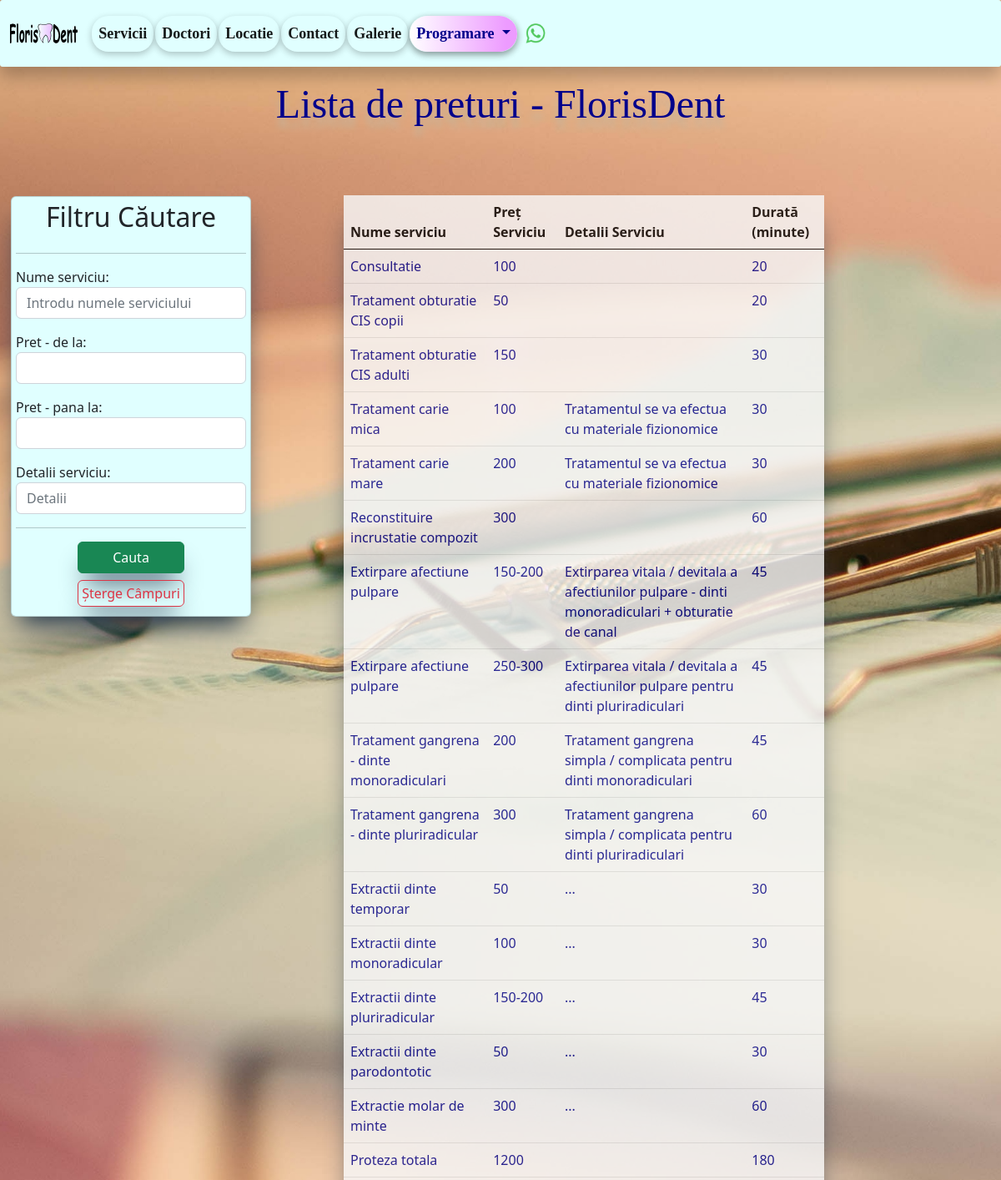
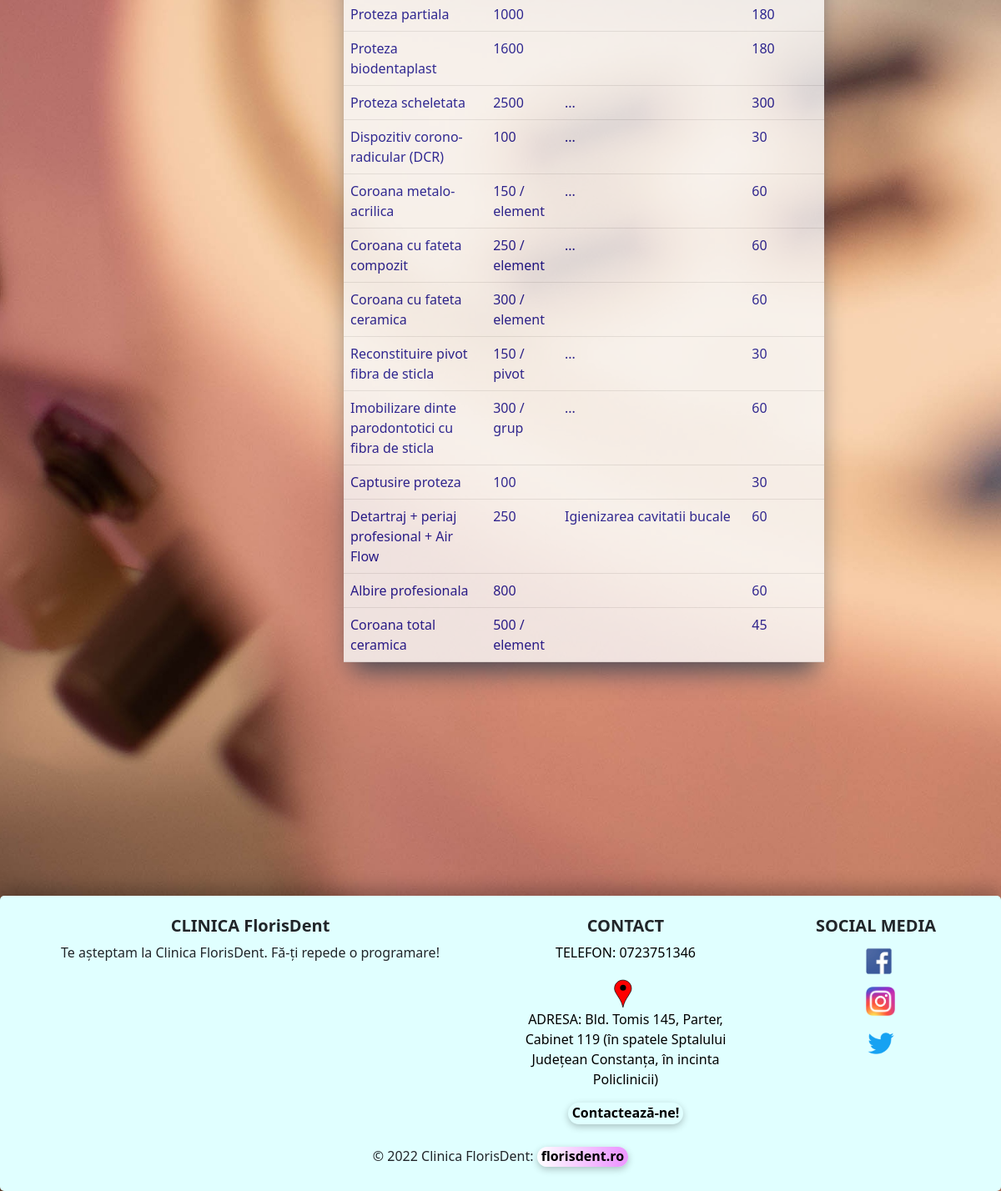
The page /list_preturi/ on the database its author committed (2 pictures, top to bottom).
### preturi/models.py (models this page shows, shortened)
class Pret(models.Model):
    nume_serviciu = models.CharField(max_length=50)
    pret_serviciu = models.CharField(max_length=50)
    detalii = models.CharField(blank=True, max_length=100)
    durata = models.CharField(max_length=20)
    active = models.BooleanField(default=True)
    created_at = models.DateTimeField(auto_now_add=True)
    updated_at = models.DateTimeField(auto_now=True)

### preturi/views.py (the view)
# urls.py: path('list_preturi/', views.PreturiListView.as_view(), name='list-preturi'),
class PreturiListView(ListView):
    template_name = 'preturi/list_preturi.html'
    model = Pret
    context_object_name = 'all_preturi'
    def get_context_data(self, **kwargs):
        data = super(PreturiListView, self).get_context_data(**kwargs)
        all_preturi = Pret.objects.all()
        data['preturi'] = all_preturi
        my_filter_ = PretFilter(self.request.GET, queryset=all_preturi)
        data['all_preturi'] = my_filter_.qs
        data['my_filter'] = my_filter_
        return data

### templates/preturi/list_preturi.html (shortened to what this page needs)
{% extends 'base.html' %}
{% block content %}
    <h2 class="my_header text-center">Lista de preturi - FlorisDent</h2>
    <br><br><br>
    <div class="container-fluid">
        <div class="row">
            <div class="col-md-4">
                <div class="card"
                     style="width: 18rem; position: fixed; box-shadow: rgb(38, 57, 77) 0px 20px 30px -10px; padding: 5px; margin: 1px; background-color: lightcyan">
                    <h2 class="my-h text-center">Filtru Căutare</h2>
                    <hr>
                    <form class="my-h" method="get">
                        {{ my_filter.form.as_p }}
                        <hr>
                        <button type="submit" class="btn btn-success mx-auto"
                                 style="display:grid; justify-content:center; width: 8rem; box-shadow: rgb(38, 57, 77) 0px 20px 30px -10px;  margin: 3%;">
                            Cauta
                        </button>
                        <a href="{% url 'list-preturi' %}" class="btn btn-outline-danger mx-auto"
                           style="display:flex; justify-content:center; width: 8rem; box-shadow: rgb(38, 57, 77) 0px 20px 30px -10px; padding:3px; margin: 2%;">
                            Șterge Câmpuri</a>
                    </form>
                </div>
            </div>
            <div class="col-md-6">
                <table class="table table-light table-hover" style="box-shadow: rgb(38, 57, 77) 0px 20px 30px -10px;">
                    <thead class="table_thead" >
                    <tr>
                        <th>Nume serviciu</th>
                        <th>Preț Serviciu</th>
                        <th>Detalii Serviciu</th>
                        <th>Durată (minute)</th>
                    </tr>
                    </thead>
                    <tbody>
                    {% for pret in all_preturi %}
                        {% if pret.active is True %}
                            <tr>
                                <td>{{ pret.nume_serviciu }}</td>
                                <td>{{ pret.pret_serviciu }}</td>
                                <td>{{ pret.detalii }}</td>
                                <td>{{ pret.durata }}</td>
                        {% endif %}
                    {% endfor %}
                    </tbody>
                </table>
            </div>
        </div>
    </div>
    <br><br><br>
{% endblock %}

### static/css/main.css (style rules this page uses)
.my_header { color: #00008b; font-size: xxx-large; font-family: Inder, Verdana, Paytone One; text-shadow: 0 11px 8px #c4b59d; }

### rows shown on the page
Pret: nume_serviciu "Consultatie", pret_serviciu "100", durata "20"
Pret: nume_serviciu "Tratament obturatie CIS copii", pret_serviciu "50", durata "20"
Pret: nume_serviciu "Tratament obturatie CIS adulti", pret_serviciu "150", durata "30"
Pret: nume_serviciu "Tratament carie mica", pret_serviciu "100", detalii "Tratamentul se va efectua cu materiale fizionomice", durata "30"
Pret: nume_serviciu "Tratament carie mare", pret_serviciu "200", detalii "Tratamentul se va efectua cu materiale fizionomice", durata "30"
Pret: nume_serviciu "Reconstituire incrustatie compozit", pret_serviciu "300", durata "60"
Pret: nume_serviciu "Extirpare afectiune pulpare", pret_serviciu "150-200", detalii "Extirparea vitala / devitala a afectiunilor pulpare - dinti monoradiculari + obturatie de canal", durata "45"
Pret: nume_serviciu "Extirpare afectiune pulpare", pret_serviciu "250-300", detalii "Extirparea vitala / devitala a afectiunilor pulpare pentru dinti pluriradiculari", durata "45"
Pret: nume_serviciu "Tratament gangrena - dinte monoradiculari", pret_serviciu "200", detalii "Tratament gangrena simpla / complicata pentru dinti monoradiculari", durata "45"
Pret: nume_serviciu "Tratament gangrena - dinte pluriradicular", pret_serviciu "300", detalii "Tratament gangrena simpla / complicata pentru dinti pluriradiculari", durata "60"
Pret: nume_serviciu "Extractii dinte temporar", pret_serviciu "50", detalii "...", durata "30"
Pret: nume_serviciu "Extractii dinte monoradicular", pret_serviciu "100", detalii "...", durata "30"
Pret: nume_serviciu "Extractii dinte pluriradicular", pret_serviciu "150-200", detalii "...", durata "45"
Pret: nume_serviciu "Extractii dinte parodontotic", pret_serviciu "50", detalii "...", durata "30"
Pret: nume_serviciu "Extractie molar de minte", pret_serviciu "300", detalii "...", durata "60"
Pret: nume_serviciu "Proteza totala", pret_serviciu "1200", durata "180"
Pret: nume_serviciu "Proteza partiala", pret_serviciu "1000", durata "180"
Pret: nume_serviciu "Proteza biodentaplast", pret_serviciu "1600", durata "180"
Pret: nume_serviciu "Proteza scheletata", pret_serviciu "2500", detalii "...", durata "300"
Pret: nume_serviciu "Dispozitiv corono-radicular (DCR)", pret_serviciu "100", detalii "...", durata "30"
Pret: nume_serviciu "Coroana metalo-acrilica", pret_serviciu "150 / element", detalii "...", durata "60"
Pret: nume_serviciu "Coroana cu fateta compozit", pret_serviciu "250 / element", detalii "...", durata "60"
Pret: nume_serviciu "Coroana cu fateta ceramica", pret_serviciu "300 / element", durata "60"
Pret: nume_serviciu "Reconstituire pivot fibra de sticla", pret_serviciu "150 / pivot", detalii "...", durata "30"
Pret: nume_serviciu "Imobilizare dinte parodontotici cu fibra de sticla", pret_serviciu "300 / grup", detalii "...", durata "60"
Pret: nume_serviciu "Captusire proteza", pret_serviciu "100", durata "30"
Pret: nume_serviciu "Detartraj + periaj profesional + Air Flow", pret_serviciu "250", detalii "Igienizarea cavitatii bucale", durata "60"
Pret: nume_serviciu "Albire profesionala", pret_serviciu "800", durata "60"
Pret: nume_serviciu "Coroana total ceramica", pret_serviciu "500 / element", durata "45"
